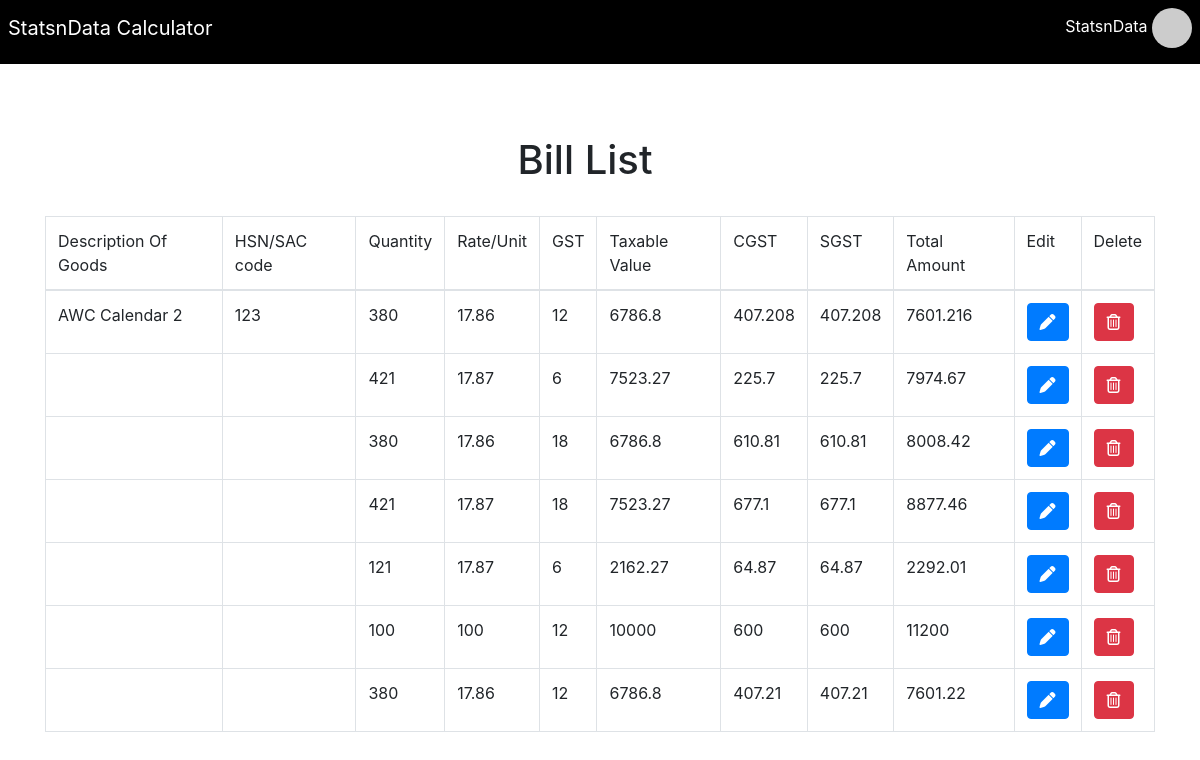
Before: /view with the older database file.
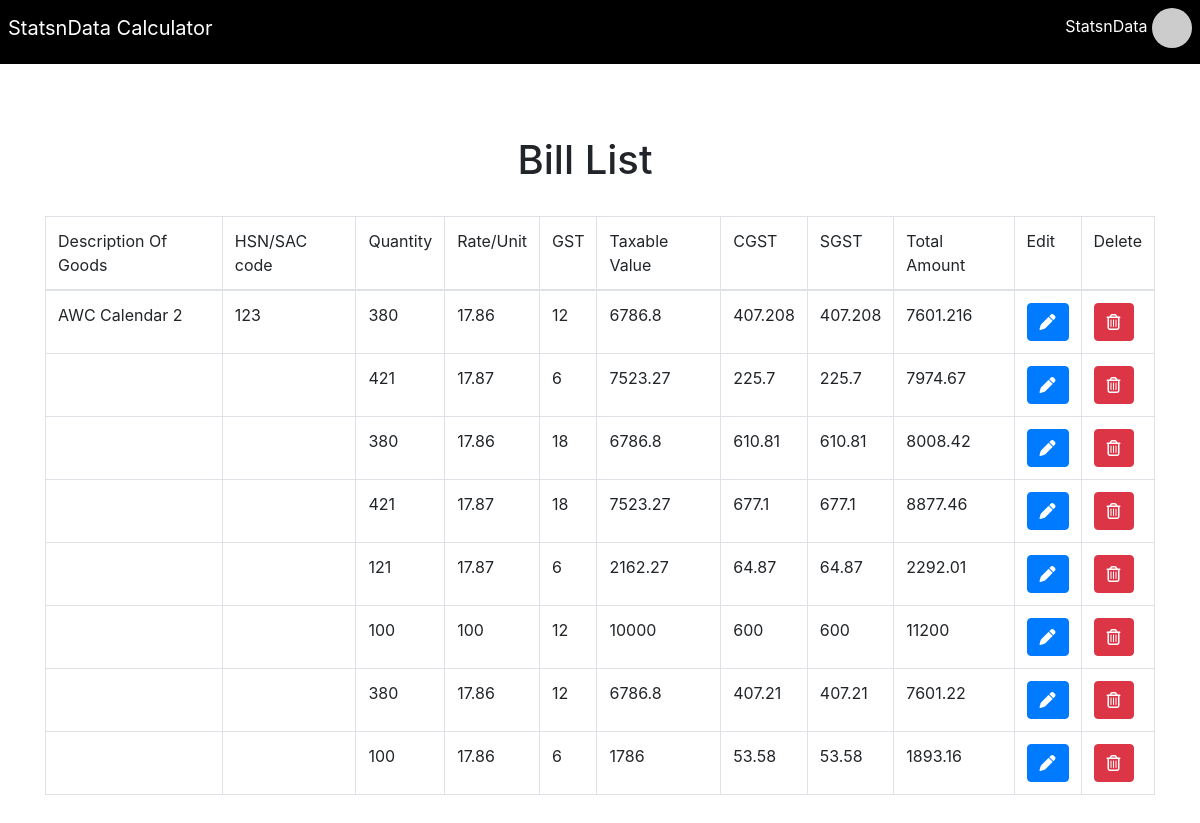
After: the same page with the newer database file.
### tables this page shows
CREATE TABLE SnDB (id INTEGER PRIMARY KEY AUTOINCREMENT, DescriptionOfGoods VARCHAR(30) NOT NULL, HSNSAC NUMBER , Qty NUMBER NOT NULL, RatePerUnit NUMBER NOT NULL, Gst NUMBER NOT NULL, TaxableValue NUMBER NOT NULL, Cgst NUMBER NOT NULL, Sgst NUMBER NOT NULL, TotalAmount NUMBER NOT NULL);

### app.py (the view)
@app.route("/view")
def view():
    rows = employeedb.viewData()
    return render_template("view.html",rows = rows)

### employeedb.py (called while the page is built)
def viewData():
    db.execute("SELECT * FROM SnDB")
    data = db.fetchall()
    return data

### templates/view.html (shortened to what this page needs)
<!DOCTYPE html>
{% extends "getin.html" %}
{% block content %}
<html lang="en">
<head>
  <link rel="stylesheet" href="https://maxcdn.bootstrapcdn.com/bootstrap/4.4.1/css/bootstrap.min.css">
</head>
<body>
  <div style="background:transparent !important" class="jumbotron jumbotron-fluid ">
    <div class="container">
      <div class="row container">
        <div class="col-sm-4 lg-4 xs-4">
        </div>
        <div class="col-sm-4 lg-4 xs-4">
          <h1 class="text-center">Bill List</h1>
        </div>
        <div class="col-sm-4 lg-4 xs-4"></div>
      </div>
      <br>
      <div class="" style="overflow: scroll;">
        <table class="table table-bordered">
          <thead>
            <td>Description Of Goods</td>
            <td>HSN/SAC code</td>
            <td>Quantity</td>
            <td>Rate/Unit</td>
            <td>GST</td>
            <td>Taxable Value</td>
            <td>CGST</td>
            <td>SGST</td>
            <td>Total Amount</td>
            <td>Edit</td>
            <td>Delete</td>
          </thead>
          {% for row in rows %}
          <tr>
            <td>{{row[1]}}</td>
            <td>{{row[2]}}</td>
            <td>{{row[3]}}</td>
            <td>{{row[4]}}</td>
            <td>{{row[5]}}</td>
            <td>{{row[6]}}</td>
            <td>{{row[7]}}</td>
            <td>{{row[8]}}</td>
            <td>{{row[9]}}</td>
            <form action="/edit/{{row[0]}}" method="post">
              <td><button type="submit" class="btn btn-primary" value="Edit">
                <i class="fas fa-pen"></i>
              </button></td>
            </form>
            <form action="/deleterecord/{{row[0]}}" method="post">
              <td><button type="submit" class="btn btn-danger" value="Delete">
                  <i class="far fa-trash-alt"></i>
                </button></td>
            </form>
          </tr>
          {% endfor %}
        </table>
      </div>
      <br>
    </div>
  </div>
</body>
{% endblock %}

### templates/getin.html (shortened to what this page needs)
<!DOCTYPE html>
<html>
<head>
</head>
<body>
</body>
</html>
<!doctype html>
<html lang="en">
<head>
    <link rel="stylesheet" href="https://maxcdn.bootstrapcdn.com/bootstrap/4.0.0/css/bootstrap.min.css"
>
</head>
<body>
    <div style="background:transparent !important" class="">
            <nav id="navbar">
                <div class="" style="padding: 8px;">
                    <a class="navbar-brand" style="color: white;" href="/">StatsnData Calculator</a>
                        <a href="#">
                            <p style="color: white; float:right;">StatsnData  <img class="" src="//placehold.it/120/ccff00" id="avatar"></p>
                        </a>
                </div>
            </nav>
        <br><br><br>
        {% block content %}{% endblock %}
    </div>
</body>
</html>

### templates/getin.html (style rules this page uses)
#avatar { height: 40px; width: 40px; border-radius: 50%; vertical-align: middle; }
#navbar { background-color: black; position: fixed; width: 100%; }

Changed rows visible on the page:
added SnDB: Qty "100", RatePerUnit "17.86", Gst "6", TaxableValue "1786", Cgst "53.58", Sgst "53.58", TotalAmount "1893.16"
